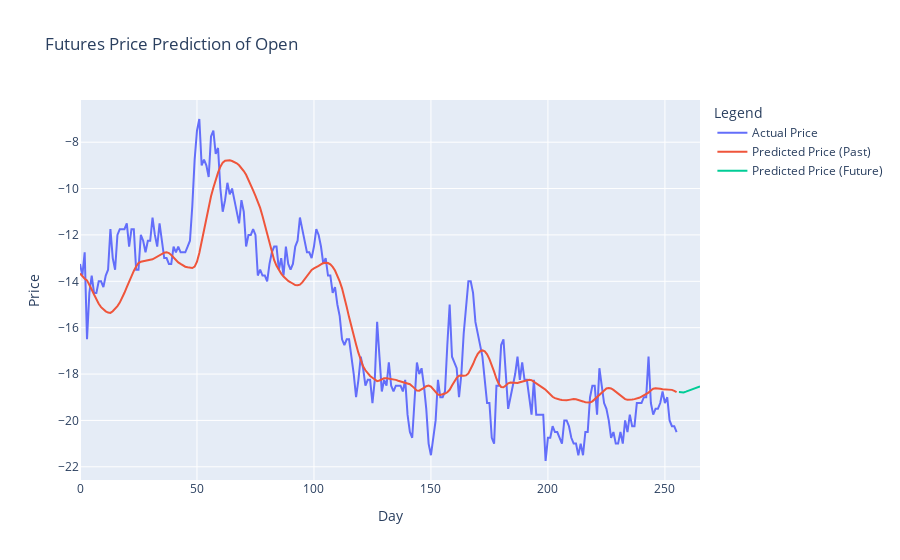
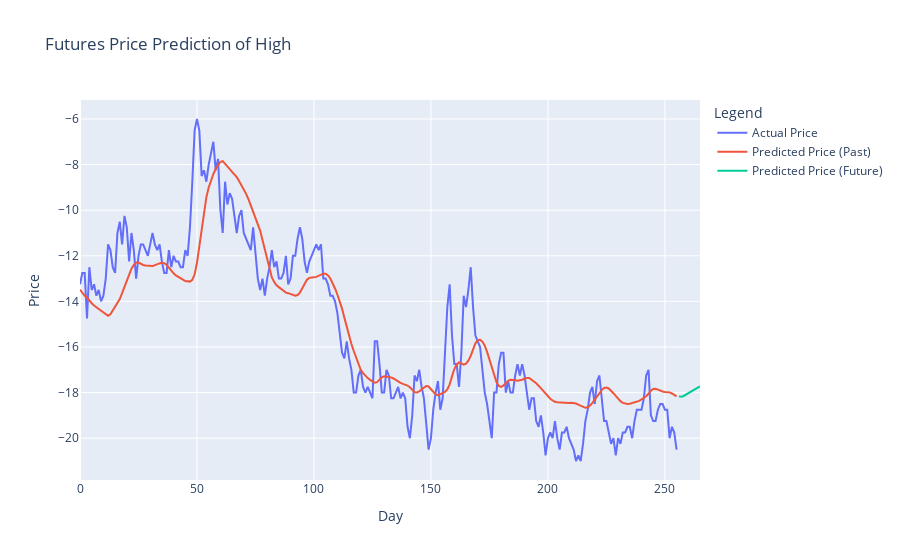
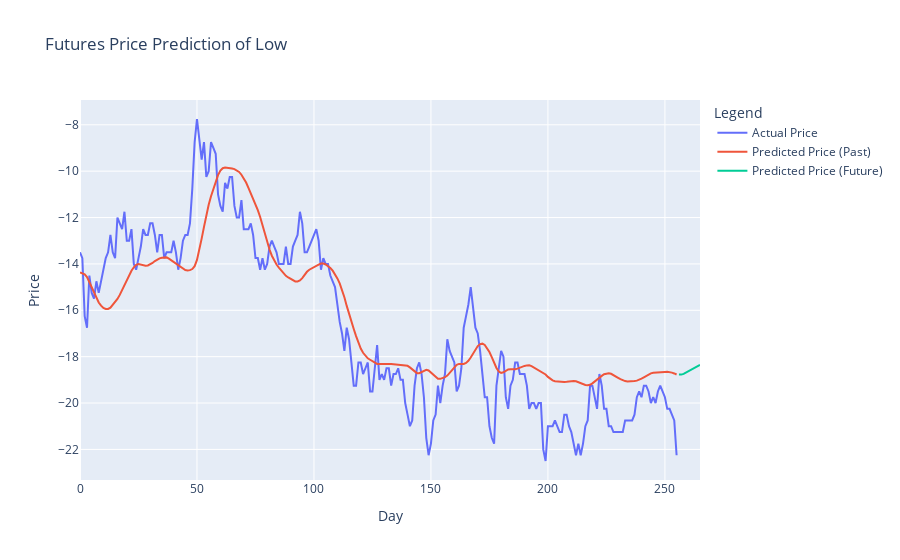
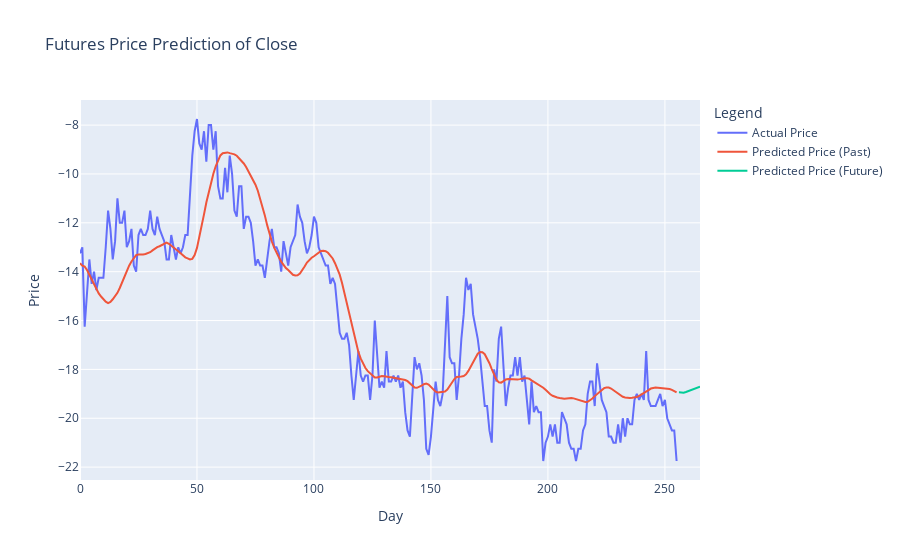

Notebook code cell kept with these figures, in order:
### Code cell
# Ensure the test code matches training setup
lookback = 21  # Updated to match the training lookback period
hidden_size = 63  # Updated to match training hidden size
num_stacked_layers = 3  # Updated to match training model depth
dropout_rate = 0.3  # Match dropout rate used in training

# Prepare data for LSTM
for tag_name in tag_list:
    def prepare_dataframe_for_lstm(df, n_steps):
        df = dc(df)
        df.set_index('Date', inplace=True)
        for i in range(1, n_steps+1):
            df[f'Price(t-{i})'] = df['Price'].shift(i)
        df.dropna(inplace=True)
        return df

    # Load and prepare the test data
    data = pd.read_csv(files[-1])  # Use the latest file for testing
    data['Date'] = pd.to_datetime(data['Date'])
    data = data.rename(columns={tag_name: 'Price'})
    data = data[['Date', 'Price']]

    shifted_df = prepare_dataframe_for_lstm(data, lookback)

    shifted_df_as_np = shifted_df.to_numpy()
    scaler = MinMaxScaler(feature_range=(-1, 1))
    shifted_df_as_np = scaler.fit_transform(shifted_df_as_np)

    X = shifted_df_as_np[:, 1:]
    y = shifted_df_as_np[:, 0]
    X = dc(np.flip(X, axis=1))

    X = X.reshape((-1, lookback, 1))
    y = y.reshape((-1, 1))

    X_test = torch.tensor(X).float()
    y_test = torch.tensor(y).float()

    # Load the trained model
    model_file = '/workspaces/Futures-First/Prediction/LSTM/test/'+tag_name+'/lstm_model_'+files[-2][-8:-4]+'.pt'
    model = LSTM(input_size=1, hidden_size=hidden_size, num_stacked_layers=num_stacked_layers, dropout_rate=dropout_rate).to(device)
    model.load_state_dict(torch.load(model_file))
    model.eval()

    # Predict the test set
    with torch.no_grad():
        test_predictions = model(X_test.to(device)).detach().cpu().numpy().flatten()

    # Inverse transform the test predictions and actual values
    dummies = np.zeros((X_test.shape[0], lookback+1))
    dummies[:, 0] = test_predictions
    dummies = scaler.inverse_transform(dummies)
    test_predictions = dc(dummies[:, 0])

    dummies = np.zeros((X_test.shape[0], lookback+1))
    dummies[:, 0] = y_test.flatten()
    dummies = scaler.inverse_transform(dummies)
    new_y_test = dc(dummies[:, 0])

    # Predict future prices
    last_window = X_test[-1].cpu().numpy()

    future_predictions = []

    # Predict the next 10 days
    for _ in range(10):
        # Predict the next price
        pred = model(torch.tensor(last_window).unsqueeze(0).float().to(device)).detach().cpu().numpy().flatten()[0]
        
        # Scale back to original price
        dummies = np.zeros((1, lookback + 1))
        dummies[:, 0] = pred
        dummies = scaler.inverse_transform(dummies)
        
        pred_original = dummies[:, 0][0]
        future_predictions.append(pred_original)
        
        # Update the window for the next prediction
        last_window = np.roll(last_window, -1)
        last_window[-1, 0] = pred

    # Combine all predictions (past and future)
    all_predictions = np.concatenate((test_predictions, np.array(future_predictions)))

    # Plot the actual vs. predicted values
    fig = go.Figure()

    # Actual values
    fig.add_trace(go.Scatter(
        x=np.arange(len(new_y_test)),
        y=new_y_test,
        mode='lines',
        name='Actual Price'
    ))

    # Predicted values (past)
    fig.add_trace(go.Scatter(
        x=np.arange(len(test_predictions)),
        y=test_predictions,
        mode='lines',
        name='Predicted Price (Past)'
    ))

    # Predicted values (future)
    fig.add_trace(go.Scatter(
        x=np.arange(len(test_predictions), len(all_predictions)),
        y=future_predictions,
        mode='lines',
        name='Predicted Price (Future)',
        # line=dict(dash='dash')
    ))

    # Update plot layout
    fig.update_layout(
        title=f"Futures Price Prediction of {tag_name}",
        xaxis_title="Day",
        yaxis_title="Price",
        legend_title="Legend"
    )

    # Show the plot
    fig.show()

    # Save future predictions
    ohlc[tag_name].extend(future_predictions[:4])

### Figure 1 — Plotly figure (JSON) as saved in the notebook; plotly's stock layout.template omitted (floating-point values rounded to 4 significant figures; data arrays with more than 128 entries replaced by an {"elided": "..."} marker saying what was removed)
{"data": [{"mode": "lines", "name": "Actual Price", "type": "scatter", "x": {"elided": "256 int values"}, "y": {"elided": "256 float values"}}, {"mode": "lines", "name": "Predicted Price (Past)", "type": "scatter", "x": {"elided": "256 int values"}, "y": {"elided": "256 float values"}}, {"mode": "lines", "name": "Predicted Price (Future)", "type": "scatter", "x": [256, 257, 258, 259, 260, 261, 262, 263, 264, 265], "y": [-18.78, -18.8, -18.79, -18.76, -18.72, -18.68, -18.63, -18.59, -18.56, -18.53]}], "layout": {"legend": {"title": {"text": "Legend"}}, "title": {"text": "Futures Price Prediction of Open"}, "xaxis": {"title": {"text": "Day"}}, "yaxis": {"title": {"text": "Price"}}}}

### Figure 2 — Plotly figure (JSON) as saved in the notebook; plotly's stock layout.template omitted (floating-point values rounded to 4 significant figures; data arrays with more than 128 entries replaced by an {"elided": "..."} marker saying what was removed)
{"data": [{"mode": "lines", "name": "Actual Price", "type": "scatter", "x": {"elided": "256 int values"}, "y": {"elided": "256 float values"}}, {"mode": "lines", "name": "Predicted Price (Past)", "type": "scatter", "x": {"elided": "256 int values"}, "y": {"elided": "256 float values"}}, {"mode": "lines", "name": "Predicted Price (Future)", "type": "scatter", "x": [256, 257, 258, 259, 260, 261, 262, 263, 264, 265], "y": [-18.17, -18.18, -18.15, -18.09, -18.02, -17.95, -17.88, -17.82, -17.77, -17.73]}], "layout": {"legend": {"title": {"text": "Legend"}}, "title": {"text": "Futures Price Prediction of High"}, "xaxis": {"title": {"text": "Day"}}, "yaxis": {"title": {"text": "Price"}}}}

### Figure 3 — Plotly figure (JSON) as saved in the notebook; plotly's stock layout.template omitted (floating-point values rounded to 4 significant figures; data arrays with more than 128 entries replaced by an {"elided": "..."} marker saying what was removed)
{"data": [{"mode": "lines", "name": "Actual Price", "type": "scatter", "x": {"elided": "256 int values"}, "y": {"elided": "256 float values"}}, {"mode": "lines", "name": "Predicted Price (Past)", "type": "scatter", "x": {"elided": "256 int values"}, "y": {"elided": "256 float values"}}, {"mode": "lines", "name": "Predicted Price (Future)", "type": "scatter", "x": [256, 257, 258, 259, 260, 261, 262, 263, 264, 265], "y": [-18.77, -18.77, -18.74, -18.69, -18.63, -18.56, -18.5, -18.45, -18.4, -18.36]}], "layout": {"legend": {"title": {"text": "Legend"}}, "title": {"text": "Futures Price Prediction of Low"}, "xaxis": {"title": {"text": "Day"}}, "yaxis": {"title": {"text": "Price"}}}}

### Figure 4 — Plotly figure (JSON) as saved in the notebook; plotly's stock layout.template omitted (floating-point values rounded to 4 significant figures; data arrays with more than 128 entries replaced by an {"elided": "..."} marker saying what was removed)
{"data": [{"mode": "lines", "name": "Actual Price", "type": "scatter", "x": {"elided": "256 int values"}, "y": {"elided": "256 float values"}}, {"mode": "lines", "name": "Predicted Price (Past)", "type": "scatter", "x": {"elided": "256 int values"}, "y": {"elided": "256 float values"}}, {"mode": "lines", "name": "Predicted Price (Future)", "type": "scatter", "x": [256, 257, 258, 259, 260, 261, 262, 263, 264, 265], "y": [-18.94, -18.96, -18.95, -18.92, -18.89, -18.85, -18.81, -18.77, -18.74, -18.71]}], "layout": {"legend": {"title": {"text": "Legend"}}, "title": {"text": "Futures Price Prediction of Close"}, "xaxis": {"title": {"text": "Day"}}, "yaxis": {"title": {"text": "Price"}}}}
